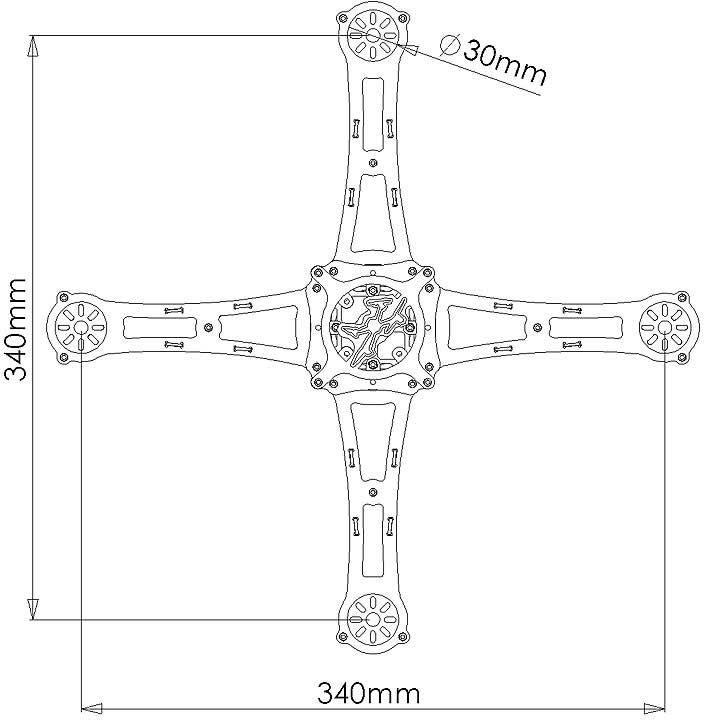
#> input picture test.jpg, 704 x 720 px
$ python 'Line detection.py'
#> lines starting #> are read from the running program, lines starting #| are printed output that depends on the picture; after the words box and inside, x2 and y2 are one past the last pixel; in counts of white or black regions, pixels touching at a corner belong together; long printed decimals are rounded
import cv2
import numpy as np
import matplotlib.pyplot as plt

# Displaying image
image_c = cv2.imread('test.jpg')
#> image_c is the input picture: shape (720, 704, 3); min 0, max 255, mean 247.8
cv2.imshow('given', image_c)
cv2.waitKey(0)
cv2.destroyAllWindows()
plt.imshow(image_c)

# Convert coloured to gray
image_g = cv2.cvtColor(image_c, cv2.COLOR_BGR2GRAY)

# Perform canny edge detection
image_canny = cv2.Canny(image_g, 50, 200, apertureSize=3)
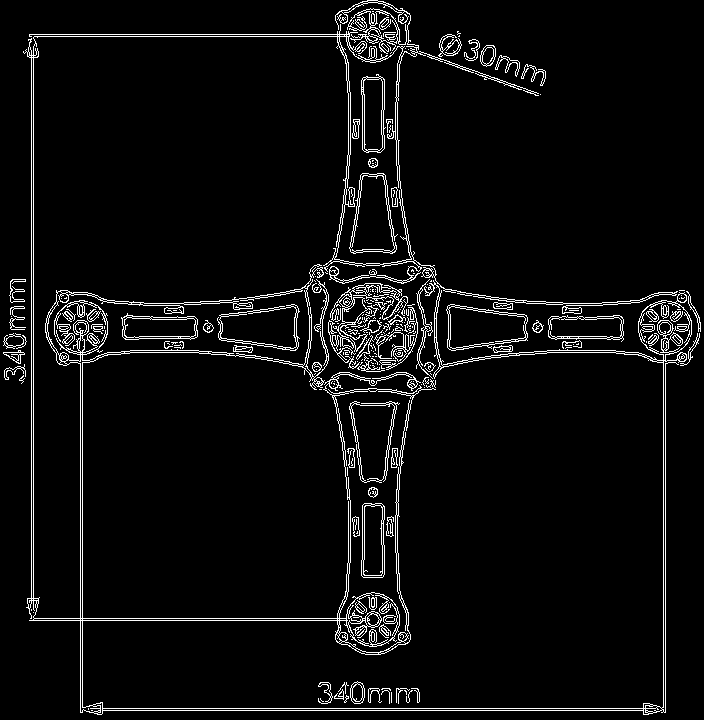
#> image_canny: shape (720, 704); 4.9% white in thin lines or dots
print(image_canny)
#> (printed output is left out)

# Visualize edge detection
cv2.imshow('canny', image_canny)
cv2.waitKey(0)
cv2.destroyAllWindows()

# Hough line transform to detect lines
lines = cv2.HoughLines(image_canny, 1, np.pi / 180, 300)
#> lines = 13 rows, first 8: [33, 0], [708, 1.57], [31, 0], [710, 1.57], [663, 0], [82, 0], [80, 0], [665, 0]
print(lines)
#| [[[ 33.          0.       ]]
#|  [[708.          1.571]]
#|  [[ 31.          0.       ]]
#|  [[710.          1.571]]
#|  [[663.          0.       ]]
#|  [[ 82.          0.       ]]
#|  [[ 80.          0.       ]]
#|  [[665.          0.       ]]
#|  [[ 34.          1.571]]
#|  [[ 36.          1.571]]
#|  [[620.          1.571]]
#|  [[618.          1.571]]
#> (further printed lines are left out)
print(len(lines))  # Number of line"
#| 13
print(lines.shape)  # Number of lines
#| (13, 1, 2)

# Plotting straight lines on the image
if lines is not None:
    for i in range(0, len(lines)):
        rho = lines[i][0][0]
        theta = lines[i][0][1]

        x0 = rho * np.cos(theta)
        y0 = rho * np.sin(theta)

        a = np.cos(theta)
        b = np.sin(theta)

        # conversion of rho & theta to coordinate (x1, y1,) (x2, y2)
        x1 = int(x0 + 1000 * (-b))
        y1 = int(y0 + 1000 * a)
        x2 = int(x0 - 1000 * (-b))
        y2 = int(y0 - 1000 * a)
        # Plot
        cv2.line(image_c, (x1, y1), (x2, y2), (255, 0, 0), 2)
#> this loop made 13 passes
#> (rho, theta, x0, y0, a, b, x1, y1) on passes 1 to 12: (33, 0, 33, 0, 1, 0, 33, 1000), (708, 1.57, -3.09e-05, 708, -4.37e-08, 1, -1000, 707), (31, 0, 31, 0, 1, 0, 31, 1000), (710, 1.57, -3.1e-05, 710, -4.37e-08, 1, -1000, 709), (663, 0, 663, 0, 1, 0, 663, 1000), (82, 0, 82, 0, 1, 0, 82, 1000), (80, 0, 80, 0, 1, 0, 80, 1000), (665, 0, 665, 0, 1, 0, 665, 1000), (34, 1.57, -1.49e-06, 34, -4.37e-08, 1, -1000, 33), (36, 1.57, -1.57e-06, 36, -4.37e-08, 1, -1000, 35), (620, 1.57, -2.71e-05, 620, -4.37e-08, 1, -1000, 619), (618, 1.57, -2.7e-05, 618, -4.37e-08, 1, -1000, 617)
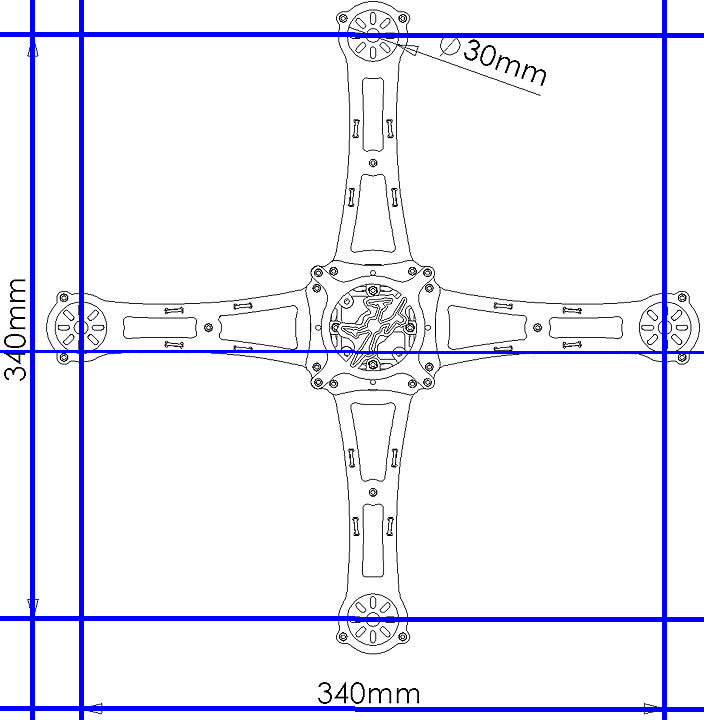
#> image_c: shape (720, 704, 3); 4.58% of pixels changed, all inside (x1, y1, x2, y2) = (0, 0, 704, 720)

cv2.imshow('Hough line', image_c)
cv2.waitKey(0)
cv2.destroyAllWindows()

$ run again, with huh.jpg copied over test.jpg
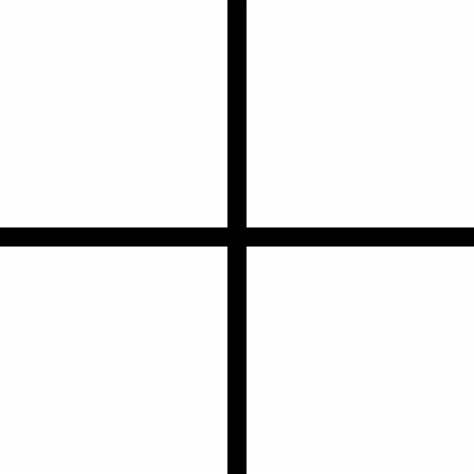
#> input picture huh.jpg, 474 x 474 px
#> image_c is the input picture: shape (474, 474, 3); min 0, max 255, mean 234.1
#> `image_canny = cv2.Canny(image_g, 50, 200, apertureSize=3)`:
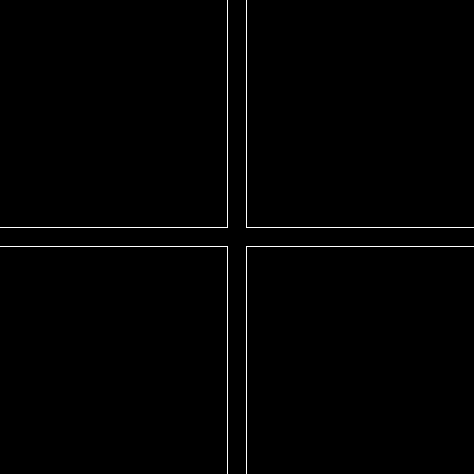
#> image_canny: shape (474, 474); 0.81% white in thin lines or dots
#> (printed output is left out)
#> lines = [[227, 0], [246, 0], [227, 1.57], [246, 1.57]]
#| [[[227.          0.       ]]
#|  [[246.          0.       ]]
#|  [[227.          1.571]]
#|  [[246.          1.571]]]
#| 4
#| (4, 1, 2)
#> the loop `for i in range(0, len(lines)):` made 4 passes
#> (rho, theta, x0, y0, a, b, x1, y1) on passes 1 to 4: (227, 0, 227, 0, 1, 0, 227, 1000), (246, 0, 246, 0, 1, 0, 246, 1000), (227, 1.57, -9.92e-06, 227, -4.37e-08, 1, -1000, 226), (246, 1.57, -1.08e-05, 246, -4.37e-08, 1, -1000, 245)
#> after the loop `for i in range(0, len(lines)):`:
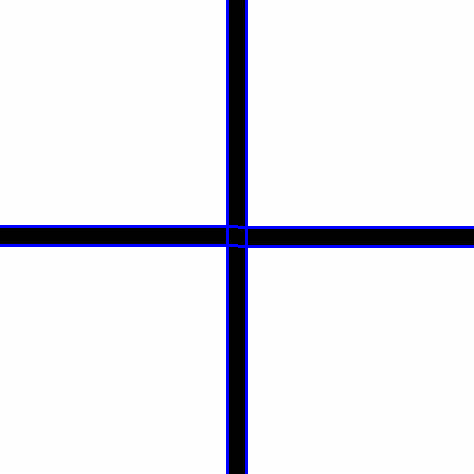
#> image_c: shape (474, 474, 3); 2.52% of pixels changed, all inside (x1, y1, x2, y2) = (0, 0, 474, 474)
